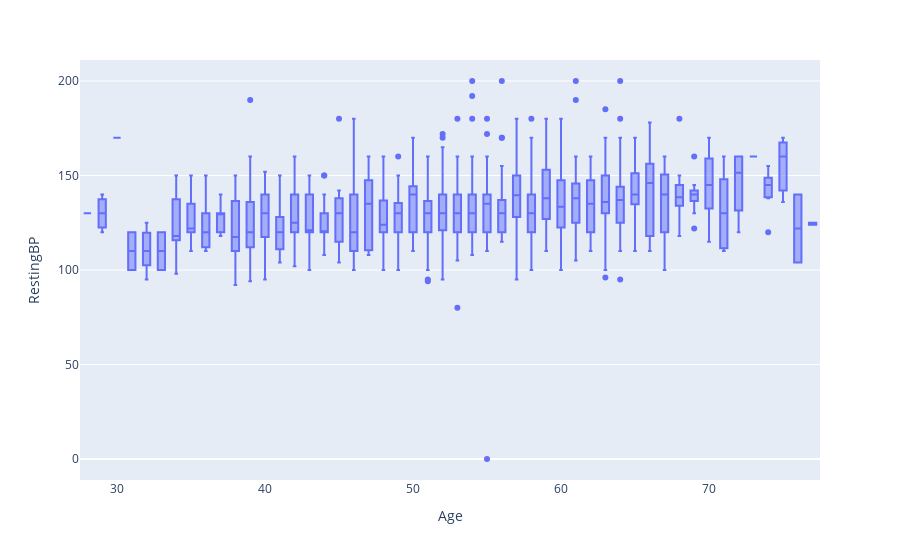

Notebook source saved alongside this figure:
### Code cell
px.box(ffile,x = "Age", y = "RestingBP")

### Figure 1 — Plotly figure (JSON) as saved in the notebook; plotly's stock layout.template omitted (floating-point values rounded to 4 significant figures; data arrays with more than 128 entries replaced by an {"elided": "..."} marker saying what was removed)
{"data": [{"alignmentgroup": "True", "hovertemplate": "Age=%{x}<br>RestingBP=%{y}<extra></extra>", "legendgroup": "", "marker": {"color": "#636efa"}, "name": "", "notched": false, "offsetgroup": "", "orientation": "v", "showlegend": false, "type": "box", "x": {"elided": "918 int values"}, "x0": " ", "xaxis": "x", "y": {"elided": "918 int values"}, "y0": " ", "yaxis": "y"}], "layout": {"boxmode": "group", "legend": {"tracegroupgap": 0}, "margin": {"t": 60}, "xaxis": {"anchor": "y", "domain": [0, 1], "title": {"text": "Age"}}, "yaxis": {"anchor": "x", "domain": [0, 1], "title": {"text": "RestingBP"}}}}
